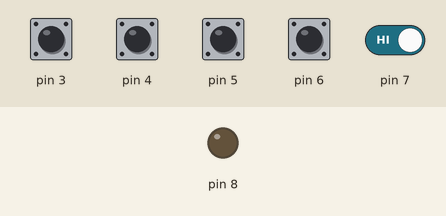
The sketch below on a simulated Arduino Uno, built with avr-gcc and run on an emulated ATmega328P. Parts: output pins drawn as LEDs (lit = HIGH). Dashed ring = blinking. The test bench sets the inputs (shaded band); at power-on: pin 3–7 HIGH.

Above: at 1.3 s.
1.4 s: pin 7 driven LOW
At 1.62 s:
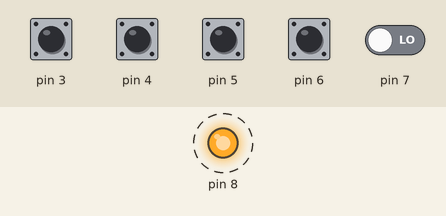
16.4 s: pin 7 driven HIGH
At 17.3 s:
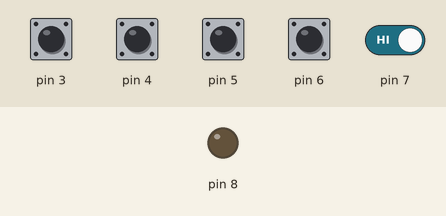
Timing chart, 0 to 18.9 s (numbered marks = the images above; inputs shaded):
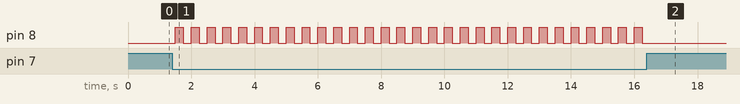

The sketch:

Main.ino
```cpp
static boolean IsLightOn = false;
void setup() {
  Serial.begin(9600);
  pinMode(7, INPUT);
  pinMode(6, INPUT);
  pinMode(5, INPUT);
  pinMode(4, INPUT);
  pinMode(3, INPUT);
  pinMode(8, OUTPUT);
}

void loop() {
  int light = digitalRead(7);
  int shutDown = digitalRead(6);
  int sendMessage = digitalRead(5);
  int LeetCodeDailyQuestion = digitalRead(4);
  int goIncoginto = digitalRead(3);
  if(light==0){
    IsLightOn = !IsLightOn;
  }
  if(IsLightOn){
    digitalWrite(8, HIGH);
  }
  else{
    digitalWrite(8, LOW);
  }

  if(shutDown==0){
    Serial.println("shutdown");
  }

  if(sendMessage==0){
    Serial.println("send");
  }

  if(LeetCodeDailyQuestion==0){
    Serial.println("leetcode");
  }

  if(goIncoginto==0){
    Serial.println("hide");
  }

  delay(250);
}
```

Measured:
- after the input at 1.4 s, pin 8: alternates HIGH for 0.25 s and LOW for 0.25 s, starting after 0.10 s
- after the input at 16.4 s, pin 8: stops changing and stays LOW
